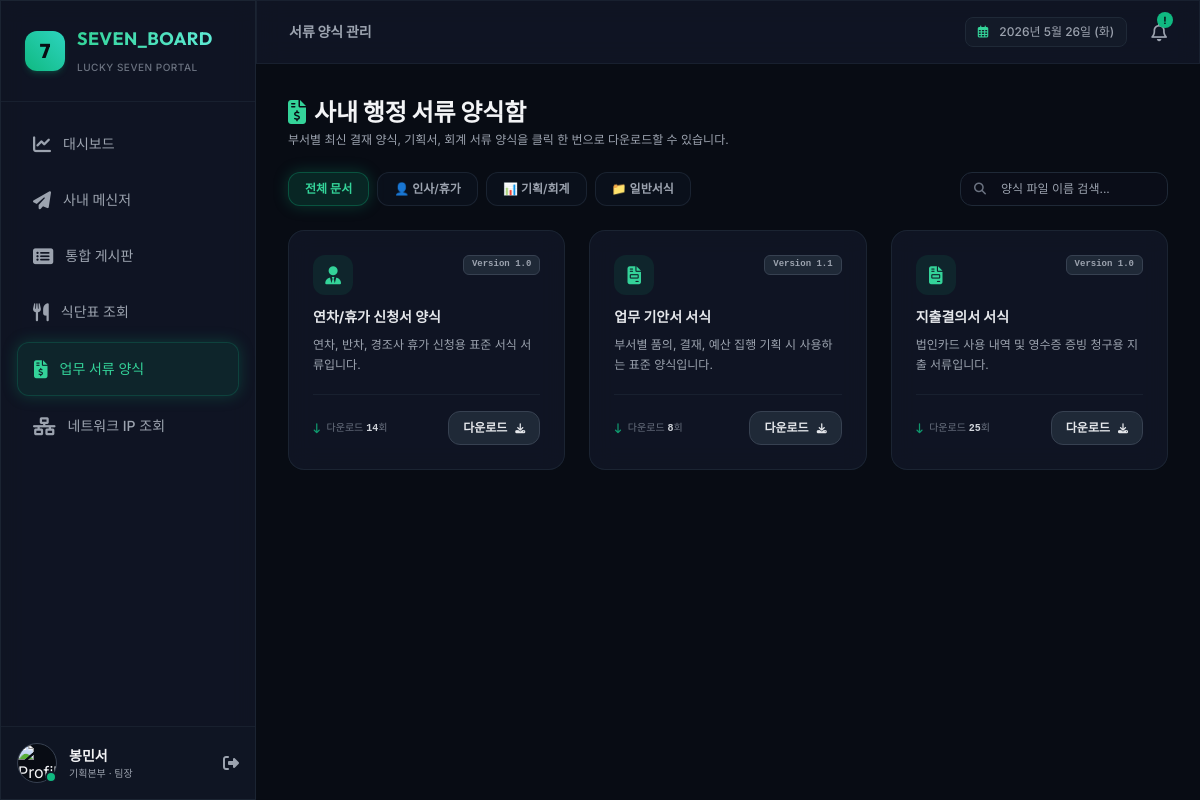
The page /documents (signed in) on the database its author committed.
### tables this page shows
CREATE TABLE users (
        id TEXT PRIMARY KEY,
        email TEXT UNIQUE NOT NULL,
        password TEXT NOT NULL,
        name TEXT NOT NULL,
        department TEXT NOT NULL,
        position TEXT NOT NULL,
        avatar_url TEXT,
        status TEXT DEFAULT 'Online',
        is_admin INTEGER DEFAULT 0,
        created_at TEXT DEFAULT (datetime('now', 'localtime'))
    );

CREATE TABLE documents (
        id TEXT PRIMARY KEY,
        title TEXT NOT NULL,
        description TEXT,
        category TEXT NOT NULL,
        file_url TEXT NOT NULL,
        version TEXT DEFAULT '1.0' NOT NULL,
        download_count INTEGER DEFAULT 0 NOT NULL,
        created_by TEXT,
        created_at TEXT DEFAULT (datetime('now', 'localtime')),
        FOREIGN KEY (created_by) REFERENCES users(id)
    );

### app.py (the view)
@app.route('/documents')
@login_required
def documents():
    category = request.args.get('category', 'All')
    search_query = request.args.get('search', '').strip()
    conn = get_db_connection()
    query = 'SELECT * FROM documents'
    params = []
    conditions = []
    if category != 'All':
        conditions.append('category = ?')
        params.append(category)
    if search_query:
        conditions.append('(title LIKE ? OR description LIKE ?)')
        params.extend([f"%{search_query}%", f"%{search_query}%"])
    if conditions:
        query += ' WHERE ' + ' AND '.join(conditions)
    query += ' ORDER BY created_at DESC'
    docs = conn.execute(query, params).fetchall()
    conn.close()
    return render_template('documents.html', docs=docs, category=category, search=search_query)

### app.py (called while the page is built)
def login_required(f):
    import functools
    @functools.wraps(f)
    def decorated_function(*args, **kwargs):
        if 'user_id' not in session:
            return redirect(url_for('login'))
        return f(*args, **kwargs)
    return decorated_function

@app.before_request
def load_logged_in_user():
    user_id = session.get('user_id')
    if user_id is None:
        g.user = None
    else:
        conn = get_db_connection()
        g.user = conn.execute('SELECT * FROM users WHERE id = ?', (user_id,)).fetchone()
        conn.close()

### database.py (called while the page is built)
def get_db_connection():
    conn = sqlite3.connect(DATABASE_FILE)
    conn.row_factory = sqlite3.Row  # 컬렉션을 dict처럼 다룰 수 있게 설정
    conn.execute("PRAGMA foreign_keys = ON") # 외래키 제약조건 활성화
    return conn

### templates/documents.html (shortened to what this page needs)
{% extends 'layout.html' %}
{% block content %}
<div class="space-y-6 animate-fade-in">
    <div class="flex flex-col md:flex-row md:items-center justify-between gap-4">
        <div>
            <h2 class="text-2xl font-bold font-outfit text-gray-100 flex items-center gap-2">
                <i class="fa-solid fa-file-invoice-dollar text-emerald-400"></i> 사내 행정 서류 양식함
            </h2>
            <p class="text-xs text-gray-400 mt-1">부서별 최신 결재 양식, 기획서, 회계 서류 양식을 클릭 한 번으로 다운로드할 수 있습니다.</p>
        </div>
    </div>
    <div class="grid grid-cols-1 md:grid-cols-4 gap-4 items-center">
        <div class="md:col-span-3 flex flex-wrap gap-2">
            {% set categories = [('All', '전체 문서'), ('HR', '👤 인사/휴가'), ('Finance', '📊 기획/회계'), ('General', '📁 일반서식')] %}
            {% for cat_val, cat_label in categories %}
            <a href="{{ url_for('documents', category=cat_val, search=search) }}"
               class="px-4 py-2 rounded-xl text-xs font-semibold border transition-all duration-300
               {% if category == cat_val %} bg-emerald-500/15 text-emerald-400 border-emerald-500/30 active-glow
               {% else %} bg-gray-900/40 text-gray-400 border-gray-800/80 hover:text-gray-200 hover:bg-gray-800/40 {% endif %}">
                {{ cat_label }}
            </a>
            {% endfor %}
        </div>
        <form action="{{ url_for('documents') }}" method="GET" class="relative">
            <span class="absolute inset-y-0 left-0 flex items-center pl-3.5 text-gray-500 text-xs">
                <i class="fa-solid fa-magnifying-glass"></i>
            </span>
            <input type="text" name="search" value="{{ search }}" placeholder="양식 파일 이름 검색..." class="w-full bg-[#0a0e1a]/80 border border-gray-800 focus:border-emerald-500/30 rounded-xl py-2 pl-10 pr-4 text-xs outline-none transition-colors text-gray-200">
        </form>
    </div>
    <div class="grid grid-cols-1 md:grid-cols-2 lg:grid-cols-3 gap-6">
        {% if docs %}
            {% for doc in docs %}
            <div class="glass-panel rounded-2xl p-6 border border-gray-800/80 hover:border-emerald-500/30 transition-all duration-300 flex flex-col justify-between space-y-5 group">
                <div class="space-y-3">
                    <div class="flex justify-between items-start">
                        <div class="h-10 w-10 bg-emerald-500/10 rounded-xl flex items-center justify-center text-emerald-400 text-lg group-hover:scale-110 transition-all">
                            {% if doc.category == 'HR' %}
                            <i class="fa-solid fa-user-tie"></i>
                            {% elif doc.category == 'Finance' %}
                            <i class="fa-solid fa-file-invoice"></i>
                            {% else %}
                            <i class="fa-solid fa-folder-open"></i>
                            {% endif %}
                        </div>
                        <span class="text-[9px] font-mono font-bold bg-gray-800 border border-gray-700 text-gray-400 px-2 py-0.5 rounded-md">
                            Version {{ doc.version }}
                        </span>
                    </div>
                    <div>
                        <h4 class="text-sm font-bold text-gray-200 group-hover:text-emerald-400 transition-colors">
                            {{ doc.title }}
                        </h4>
                        <p class="text-xs text-gray-400 leading-relaxed mt-2">
                            {{ doc.description }}
                        </p>
                    </div>
                </div>
                <div class="pt-4 border-t border-gray-800/60 flex items-center justify-between">
                    <span class="text-[10px] text-gray-500 flex items-center gap-1.5">
                        <i class="fa-solid fa-arrow-down-long text-emerald-500/80"></i>
                        <span>다운로드 <span class="font-bold text-gray-300 font-mono">{{ doc.download_count }}</span>회</span>
                    </span>
                    <a href="{{ url_for('download_document', doc_id=doc.id) }}" class="bg-gray-800 hover:bg-emerald-500 hover:text-darkBg text-gray-200 text-xs font-bold px-3.5 py-2 rounded-xl border border-gray-700 hover:border-emerald-500 transition-all flex items-center gap-2 cursor-pointer">
                        <span>다운로드</span>
                        <i class="fa-solid fa-download text-[10px]"></i>
                    </a>
                </div>
            </div>
            {% endfor %}
        {% else %}
            <div class="col-span-3 p-12 text-center text-xs text-gray-500 border border-dashed border-gray-800 rounded-2xl">
                검색 조건에 부합하는 사내 서류 양식이 없습니다.
            </div>
        {% endif %}
    </div>
</div>
{% endblock %}

### templates/layout.html (shortened to what this page needs)
<!DOCTYPE html>
<html lang="ko">
<head>
    <script src="https://cdn.tailwindcss.com"></script>
    <link rel="stylesheet" href="https://cdnjs.cloudflare.com/ajax/libs/font-awesome/6.4.0/css/all.min.css">
</head>
<body class="bg-darkBg text-gray-100 font-sans min-h-screen overflow-x-hidden">
    <div class="flex h-screen overflow-hidden">
        <aside class="w-64 glass-panel border-r border-gray-800/80 flex flex-col justify-between h-full z-30 shrink-0 transition-transform duration-300">
            <div>
                <div class="p-6 border-b border-gray-800/60 flex items-center gap-3">
                    <div class="h-10 w-10 bg-gradient-to-tr from-emerald-500 to-teal-400 rounded-xl flex items-center justify-center text-darkBg font-extrabold text-xl font-outfit shadow-md shadow-emerald-500/20 active-glow">
                        7
                    </div>
                    <div>
                        <h1 class="text-lg font-bold font-outfit tracking-wide bg-gradient-to-r from-emerald-400 to-teal-300 bg-clip-text text-transparent">
                        </h1>
                        <span class="text-[10px] text-gray-500 font-medium uppercase tracking-wider">Lucky Seven Portal</span>
                    </div>
                </div>
                <nav class="p-4 space-y-1">
                    <a href="{{ url_for('dashboard') }}" class="flex items-center gap-3 px-4 py-3 rounded-xl transition-all duration-300 group {% if request.path == '/' %} bg-emerald-500/10 text-emerald-400 border border-emerald-500/20 active-glow {% else %} text-gray-400 hover:text-gray-200 hover:bg-gray-800/40 {% endif %}">
                        <i class="fa-solid fa-chart-line text-lg group-hover:scale-110 transition-transform"></i>
                        <span class="text-sm font-medium">대시보드</span>
                    </a>
                    <a href="{{ url_for('chat') }}" class="flex items-center gap-3 px-4 py-3 rounded-xl transition-all duration-300 group {% if request.path == '/chat' %} bg-emerald-500/10 text-emerald-400 border border-emerald-500/20 active-glow {% else %} text-gray-400 hover:text-gray-200 hover:bg-gray-800/40 {% endif %}">
                        <i class="fa-solid fa-paper-plane text-lg group-hover:rotate-12 transition-transform"></i>
                        <span class="text-sm font-medium">사내 메신저</span>
                    </a>
                    <a href="{{ url_for('board_list') }}" class="flex items-center gap-3 px-4 py-3 rounded-xl transition-all duration-300 group {% if request.path == '/board' or '/board/' in request.path %} bg-emerald-500/10 text-emerald-400 border border-emerald-500/20 active-glow {% else %} text-gray-400 hover:text-gray-200 hover:bg-gray-800/40 {% endif %}">
                        <i class="fa-solid fa-rectangle-list text-lg group-hover:scale-110 transition-transform"></i>
                        <span class="text-sm font-medium">통합 게시판</span>
                    </a>
                    <a href="{{ url_for('menu') }}" class="flex items-center gap-3 px-4 py-3 rounded-xl transition-all duration-300 group {% if request.path == '/menu' %} bg-emerald-500/10 text-emerald-400 border border-emerald-500/20 active-glow {% else %} text-gray-400 hover:text-gray-200 hover:bg-gray-800/40 {% endif %}">
                        <i class="fa-solid fa-utensils text-lg group-hover:scale-110 transition-transform"></i>
                        <span class="text-sm font-medium">식단표 조회</span>
                    </a>
                    <a href="{{ url_for('documents') }}" class="flex items-center gap-3 px-4 py-3 rounded-xl transition-all duration-300 group {% if request.path == '/documents' %} bg-emerald-500/10 text-emerald-400 border border-emerald-500/20 active-glow {% else %} text-gray-400 hover:text-gray-200 hover:bg-gray-800/40 {% endif %}">
                        <i class="fa-solid fa-file-invoice-dollar text-lg group-hover:scale-110 transition-transform"></i>
                        <span class="text-sm font-medium">업무 서류 양식</span>
                    </a>
                    <a href="{{ url_for('network') }}" class="flex items-center gap-3 px-4 py-3 rounded-xl transition-all duration-300 group {% if request.path == '/network' %} bg-emerald-500/10 text-emerald-400 border border-emerald-500/20 active-glow {% else %} text-gray-400 hover:text-gray-200 hover:bg-gray-800/40 {% endif %}">
                        <i class="fa-solid fa-network-wired text-lg group-hover:scale-110 transition-transform"></i>
                        <span class="text-sm font-medium">네트워크 IP 조회</span>
                    </a>
                </nav>
            </div>
            {% if g.user %}
            <div class="p-4 border-t border-gray-800/60 bg-gray-900/30">
                <div class="flex items-center gap-3">
                    <div class="relative">
                        {% if g.user.avatar_url %}
                        <img class="h-10 w-10 rounded-full border border-gray-700 bg-darkBg object-cover" src="{{ g.user.avatar_url }}" alt="Profile" onerror="this.src='https://cdn-icons-png.flaticon.com/512/3135/3135715.png'">
                        {% else %}
                        <img class="h-10 w-10 rounded-full border border-gray-700 bg-darkBg" src="https://cdn-icons-png.flaticon.com/512/3135/3135715.png" alt="Profile">
                        {% endif %}
                        <span class="absolute bottom-0 right-0 h-3 w-3 rounded-full border-2 border-darkCard
                        {% if g.user.status == 'Online' %} bg-emerald-500
                        {% elif g.user.status == 'Away' %} bg-amber-500
                        {% else %} bg-gray-500 {% endif %}"></span>
                    </div>
                    <div class="flex-1 min-w-0">
                        <p class="text-sm font-semibold truncate">{{ g.user.name }}</p>
                        <p class="text-[10px] text-gray-400 truncate">{{ g.user.department }} · {{ g.user.position }}</p>
                    </div>
                    <a href="{{ url_for('logout') }}" title="로그아웃" class="text-gray-400 hover:text-red-400 transition-colors">
                        <i class="fa-solid fa-right-from-bracket text-md"></i>
                    </a>
                </div>
            </div>
            {% endif %}
        </aside>
        <div class="flex-1 flex flex-col overflow-hidden bg-darkBg">
            <header class="h-16 glass-panel border-b border-gray-800/60 flex items-center justify-between px-8 z-20 shrink-0">
                <div class="flex items-center gap-4">
                    <div class="text-sm font-semibold font-outfit text-gray-400">
                        {% if request.path == '/' %} 대시보드
                        {% elif request.path == '/chat' %} 사내 메신저
                        {% elif '/board' in request.path %} 통합 게시판
                        {% elif request.path == '/menu' %} 사내 식단표
                        {% elif request.path == '/documents' %} 서류 양식 관리
                        {% elif request.path == '/network' %} 네트워크 IP 현황
                        {% endif %}
                    </div>
                </div>
                <div class="flex items-center gap-6">
                    <div class="text-xs text-gray-400 font-medium bg-gray-800/30 px-3 py-1.5 rounded-lg border border-gray-800">
                        <i class="fa-regular fa-calendar-days text-emerald-400 mr-2"></i>
                        <span id="header-live-time">Loading...</span>
                    </div>
                    <div class="relative cursor-pointer text-gray-400 hover:text-gray-200 transition-colors">
                        <i class="fa-regular fa-bell text-lg"></i>
                        <span class="absolute -top-1.5 -right-1.5 h-4 w-4 bg-emerald-500 text-[10px] font-bold text-darkBg rounded-full flex items-center justify-center animate-pulse">
                            !
                        </span>
                    </div>
                </div>
            </header>
            <main class="flex-1 overflow-y-auto p-8 relative">
                {% block content %}{% endblock %}
            </main>
        </div>
    </div>
</body>
</html>

### templates/layout.html (style rules this page uses)
.glass-panel { background: rgba(17, 23, 38, 0.85); backdrop-filter: blur(12px); -webkit-backdrop-filter: blur(12px); border: 1px solid rgba(255, 255, 255, 0.05); }
.active-glow { box-shadow: 0 0 15px rgba(16, 185, 129, 0.25); }

### rows shown on the page
users: user.name "봉민서", user.department "기획본부", user.position "팀장"
documents: category "HR" (drawn), version "1.0", title "연차/휴가 신청서 양식", description "연차, 반차, 경조사 휴가 신청용 표준 서식 서류입니다.", download_count "14"
documents: category "Finance" (drawn), version "1.1", title "업무 기안서 서식", description "부서별 품의, 결재, 예산 집행 기획 시 사용하는 표준 양식입니다.", download_count "8"
documents: category "Finance" (drawn), version "1.0", title "지출결의서 서식", description "법인카드 사용 내역 및 영수증 증빙 청구용 지출 서류입니다.", download_count "25"

### other values the page prints
{{ cat_label }} "전체 문서" "👤 인사/휴가" "📊 기획/회계" "📁 일반서식"
